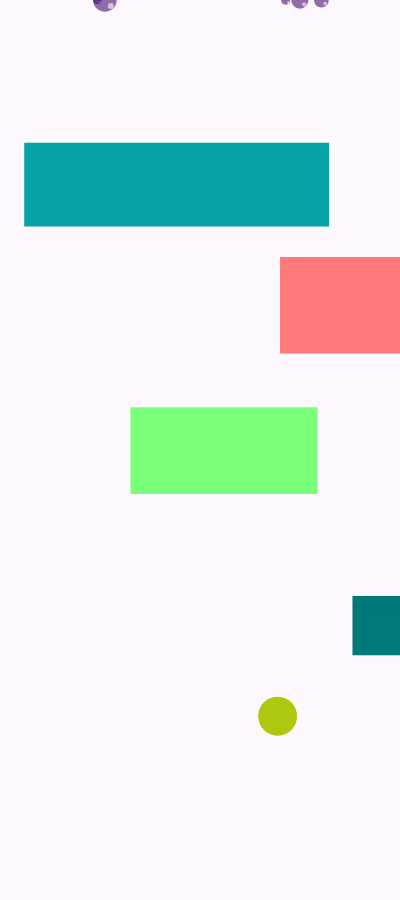
Frame 1 (no input)
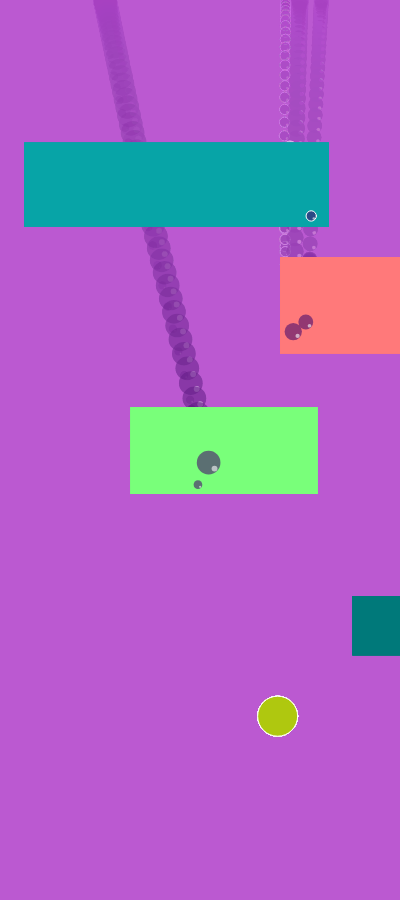
Frame 60 (no input)
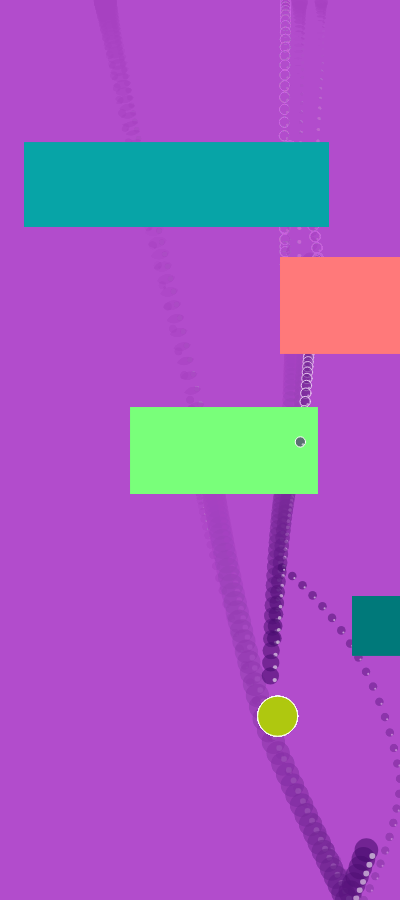
Frame 120 (the mouse pressed at the canvas centre since frame 60)

The p5.js sketch that drew these frames (run headless with seeded random() and noise() and a simulated clock; from frame 60 on, the mouse is pressed at the canvas centre):

// p5.js sketch
// ── sketch.js
var movers = [];
var w1  , water , wCol , A;   
var f = [];

function setup() {
  createCanvas(400,900);
  for(var i = 0 ; i < 5 ; i++){                         // movers
    movers[i] = new Mover(random(width),0, random(5))
  }
  A = new Attractor();
  w1Col = color(7,164,167)
  w2Col= color(255,121,122)
  w3Col= color(121,255,122)
  w4Col= color(0,121,122)
  w1 = new Atmos(random(width),random(100,200), 0.001,w1Col)   //atmos variation
  w2 = new Atmos(random(width),random(250,350), 0.1,w2Col)      //atmos variation
  w3 = new Atmos(random(width),random(400,500), 0.05,w3Col)     //atmos variation
  w4 = new Atmos(random(width),random(550,650), 0.005,w4Col)    //atmos variation
}

function draw() {
  background(169,76,190,10);
  
  w1.show();
  w2.show();
  w3.show();
  w4.show();
  A.show();
  var G =createVector(0, 0.1)
  var B =createVector(0.1, 0)    // extra vectors . to enhance the drag .//
  var b =createVector(-0.1, 0)
  
  for(var i = 0 ; i < movers.length ; i++){    // application of all the vectors if it 
    if(w1.contains(movers[i])){
      var dForce= w1.calDrag(movers[i])
      movers[i].applyForce(dForce);
      movers[i].applyForce(B);
    }else if(w2.contains(movers[i])){
      var w2Force= w2.calDrag(movers[i])
      movers[i].applyForce(w2Force);
    }else if(w3.contains(movers[i])){
      var w3Force= w3.calDrag(movers[i])
      movers[i].applyForce(w3Force);
      movers[i].applyForce(b);
    }else if(w4.contains(movers[i])){
      var w4Force= w4.calDrag(movers[i])
      movers[i].applyForce(w4Force);
    }
    f[i] = A.calAtt(movers[i])
    movers[i].applyForce(f[i])
    movers[i].applyForce(G);
    movers[i].show();
    movers[i].update();
    movers[i].edges();
  }
  
}

//-----  attempt to add mouse interactions


function mouseMoved() {
  A.handleHover(mouseX, mouseY);
}

function mousePressed() {
  A.handlePress(mouseX, mouseY);
}

function mouseDragged() {
  A.handleHover(mouseX, mouseY);
  A.handleDrag(mouseX, mouseY);
}

function mouseReleased() {
  A.stopDragging();
}
// ── Atmos.js
function Atmos(x,y,c,col){
  this.pos = createVector(x,y)
  this.c= c ;
  this.w = random(0,width)
  this.h = random(50,100)
  this.col = col
  
  this.contains = function(m){    // function to see if the mover is inside the field
    var l = m.pos;
    return l.x > this.pos.x && l.x < this.pos.x + this.w &&
           l.y > this.pos.y && l.y < this.pos.y + this.h;
  }
  
  this.calDrag = function(m){   // cal the drag withe the give parameter 
    var S = m.vel.mag();
    var dMag = this.c*S*S;
    var dForce = m.vel.copy();
    dForce.mult(-1);
    dForce.setMag(dMag);
    return dForce;
  }
  
  this.show = function(){  // display function for the field
    noStroke()
    fill(this.col)
    rect(this.pos.x, this.pos.y, this.w,this.h)
  }
}
// ── Attractor.js
var Attractor = function(){
  this.pos = createVector(random(width) ,random(height));    // attractor pos
  this.m = 20 ;    // mas OR magnitude
  this.G = 1 ;   
  this.dragOffset = createVector(0, 0);   // attempt to make the attractor draggable
  this.dragging = false;
  this.rollover = false;

  
  this.calAtt = function(p){    // calculate the attraction od the attractor
    var f = p5.Vector.sub(this.pos,p.pos);
    var distance = f.mag();
    distance = constrain(distance,5,25);
    f.normalize();
    var S = (this.G*this.m*this.m)/(distance*distance);
    f.mult(S);
    return f;
  }
  
  this.show = function(){ellipseMode(CENTER);   // display of the attractor
    stroke(255);
    if (this.dragging) {
      fill(50,10,40);
    } else if (this.rollover) {
      fill(100,20,240);
    } else {
      fill(175, 200,15);
    }
    ellipse(this.pos.x,this.pos.y,this.m*2,this.m*2)
  }
  
  
  // ----------------------attept to make the attractor draggable------------------
  
  this.handlePress = function(mx, my) {      
    var d = dist(mx, my, this.pos.x, this.pos.y);
    if (d < this.mass) {
      this.dragging = true;
      this.dragOffset.x = this.pos.x - mx;
      this.dragOffset.y = this.posn.y - my;
    }
  };

  this.handleHover = function(mx, my) {
    var d = dist(mx, my, this.pos.x, this.pos.y);
    if (d < this.m) {
      this.rollover = true;
    } else {
      this.rollover = false;
    }
  };

  this.stopDragging = function() {
    this.dragging = false;
  };

  this.handleDrag = function(mx, my) {
    if (this.dragging) {
      this.pos.x = mx + this.dragOffset.x;
      this.pos.y = my + this.dragOffset.y;
    }
  };
}
// ── Mover.js
function Mover(x,y,m){ 
  this.pos = createVector(x,y);  // pos, vel, acc vectors
  this.vel = createVector(0,0);
  this.acc = createVector(0,0);
  this.m =m 
  
  this.applyForce = function(force){   // function to pass force
    var f = p5.Vector.div(force,this.m)
    this.acc.add(f)
  }
  
  this.update = function(){   // simple physics engine
    this.vel.add(this.acc)
    this.pos.add(this.vel)
    this.acc.mult(0);
  }
  
  this.show = function(){   // display of the movers
    fill(70,10,108,150);
    ellipseMode(CENTER);
    ellipse(this.pos.x, this.pos.y, this.m*10, this.m*10);
    noStroke()
    fill(255,150);
    ellipse(this.pos.x + (this.m*5)/2,this.pos.y+ (this.m*5)/2,this.m*2.5,this.m*2.5)
  }
  
  this.edges= function(){    // bounce of the edges
    if(this.pos.x>width){
      this.pos.x = width;
      this.vel.x *= -1
    } else if(this.pos.x<0){
      this.pos.x = 0;
      this.vel.x *= -1
    }else if(this.pos.y>height){
      this.pos.y = height;
      this.vel.y *= -1
    } else if(this.pos.y<0){
      this.pos.y = 0 ;
      this.vel.y *= -1
    }
    
  }
}
